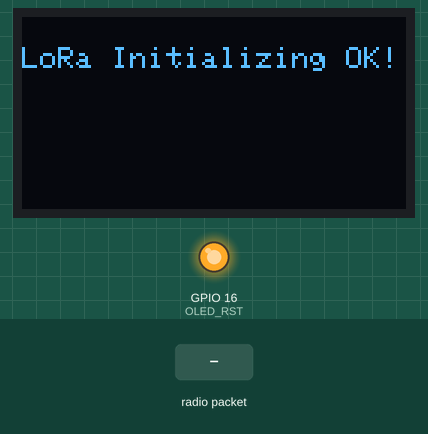
Bench run of a sketch on a simulated ESP32. On the bench: 128×64 one-colour display, output pins drawn as LEDs (lit = HIGH). Inputs (shaded band) come from the test bench. WiFi joins after 1.5 s; servers stay silent unless stated; network time is answered at once with the bench clock; the local clock reads 2024-03-15 10:24:30 at power-on unless the sketch sets it; no radio packets arrive unless stated; web services answer with replies made up by the test bench; what the sketch prints to the serial monitor is not drawn.

Above: at 4.8 s.
4.9 s: radio packet "T" arrives
At 7.1 s:
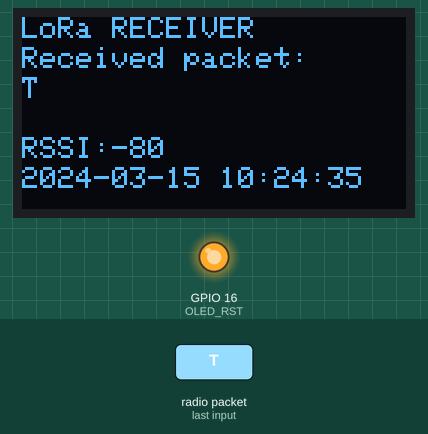
7.4 s: radio packet "1" arrives
At 9.2 s:
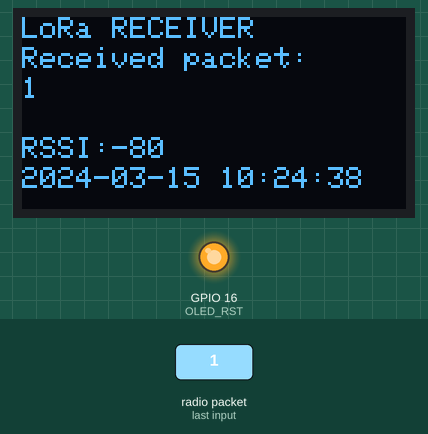
9.9 s: radio packet "T" arrives
At 12.3 s:
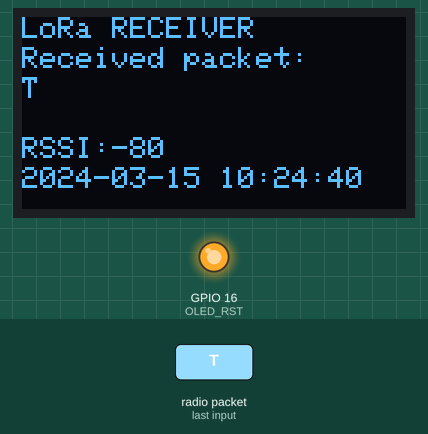
Timing chart, 0 to 13.8 s (numbered marks = the images above; inputs shaded):
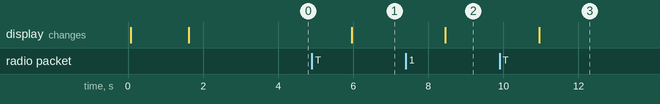

Measured:
- after the input at 4.9 s, the display: changes after 1.1 s (image 1)
- after the input at 7.4 s, the display: changes after 1.1 s (image 2)
- after the input at 9.9 s, the display: changes after 1.1 s (image 3)

The sketch:

ClockRX.ino
```cpp
//wifi and clock
#include <WiFi.h>
#include <NTPClient.h>
#include <WiFiUdp.h>

//LoRa
#include <SPI.h>
#include <LoRa.h>

//OLED Display
#include <Wire.h>
#include <Adafruit_GFX.h>
#include <Adafruit_SSD1306.h>

//Define Pins
#define SCK     5    // GPIO5  -- SX1278's SCK
#define MISO    19   // GPIO19 -- SX1278's MISO
#define MOSI    27   // GPIO27 -- SX1278's MOSI
#define SS      18   // GPIO18 -- SX1278's CS
#define RST     14   // GPIO14 -- SX1278's RESET v1(14) v2(23)
#define DI0     26   // GPIO26 -- SX1278's IRQ(Interrupt Request)
#define BAND    915E6
#define LEDpin  2   // v1(2) v2(25)
#define OLED_SDA 4
#define OLED_SCL 15
#define OLED_RST 16
#define SCREEN_WIDTH 128 // OLED display width, in pixels
#define SCREEN_HEIGHT 64 // OLED display height, in pixels

Adafruit_SSD1306 display(SCREEN_WIDTH, SCREEN_HEIGHT, &Wire, OLED_RST);

String LoRaData;
int rssi;

// Replace with your network credentials
char ssid[]           = ""; //network SSID
const char password[] = ""; //Password

// Replace with your unique IFTTT URL resource
const char* resource = ""; //IFTTT URL

// Maker Webhooks IFTTT
const char* server = "maker.ifttt.com";

// Define NTP Client to get time
WiFiUDP ntpUDP;
NTPClient timeClient(ntpUDP);

// Variables to save date and time
String formattedDate;
String dayStamp;
String timeStamp;

void setup() {
  //reset OLED display via software
  pinMode(OLED_RST, OUTPUT);
  digitalWrite(OLED_RST, LOW);
  delay(20);
  digitalWrite(OLED_RST, HIGH);

  //initialize OLED
  Wire.begin(OLED_SDA, OLED_SCL);
  if(!display.begin(SSD1306_SWITCHCAPVCC, 0x3c, false, false)) { // Address 0x3C for 128x32
    Serial.println(F("SSD1306 allocation failed"));
    for(;;); // Don't proceed, loop forever
  }
  display.clearDisplay();
  display.setTextColor(WHITE);
  display.setTextSize(1);
  display.setCursor(0,10);
  display.print("Connecting to Wifi");
  display.display();

  // Initialize Serial Monitor
  Serial.begin(115200); //MUST ENSURE BAUD TIME MATCHES!!!!!!!!!!!!
  Serial.print("Connecting to ");
  Serial.println(ssid);
  WiFi.begin(ssid, password);
  while (WiFi.status() != WL_CONNECTED) {
    delay(500);
    Serial.print(".");
  }
  // Print local IP address and start web server
  Serial.println("");
  Serial.println("WiFi connected.");
  Serial.println("IP address: ");
  Serial.println(WiFi.localIP());
  // Initialize a NTPClient to get time
  timeClient.begin();
  timeClient.setTimeOffset(28800); //Set offset time in seconds to adjust for your timezone GMT +8 = 28800


  // Initialize LoRa Module
  while (!Serial);
  Serial.println();
  Serial.println("LoRa Receiver Callback");
  SPI.begin(SCK,MISO,MOSI,SS);
  LoRa.setPins(SS,RST,DI0);
  if (!LoRa.begin(BAND)) {
    Serial.println("Starting LoRa failed!");
    while (1);
  }
  Serial.println("LoRa Initializing OK!");

  display.clearDisplay();
  display.setTextColor(WHITE);
  display.setTextSize(1);
  display.setCursor(0,10);
  display.print("LoRa Initializing OK!");
  display.display();
  delay(2000);


}


void loop() {
/*  timeClient.forceUpdate();
  // The formattedDate comes with the following format:
  // 2018-05-28T16:00:13Z
  // We need to extract date and time
  formattedDate = timeClient.getFormattedDate();
  // Extract date
  int splitT = formattedDate.indexOf("T");
  dayStamp = formattedDate.substring(0, splitT);
  Serial.print("DATE: ");
  Serial.println(dayStamp);
  // Extract time
  timeStamp = formattedDate.substring(splitT+1, formattedDate.length()-1);
  Serial.print("Time: ");
  Serial.println(timeStamp); */


  int packetSize = LoRa.parsePacket();
  if (packetSize) {
    Serial.print("Received packet ");
    //read packet
    while (LoRa.available()) {
      LoRaData = LoRa.readString();
      Serial.print(LoRaData);

      //print RSSI of packet
      rssi = LoRa.packetRssi();
      Serial.print(" with RSSI ");
      Serial.println(rssi);
      }
   // Display information
   display.clearDisplay();
   display.setCursor(0,0);
   display.print("LoRa RECEIVER");
   display.setCursor(0,10);
   display.print("Received packet:");
   display.setCursor(0,20);
   display.print(LoRaData);
   display.setCursor(0,40);
   display.print("RSSI:");
   display.setCursor(30,40);
   display.print(rssi);

   //get server time
   timeClient.forceUpdate();
   formattedDate = timeClient.getFormattedDate();
   // Extract date
   int splitT = formattedDate.indexOf("T");
   dayStamp = formattedDate.substring(0, splitT);
   // Extract time
   timeStamp = formattedDate.substring(splitT+1, formattedDate.length()-1);
   display.setCursor(0,50);
   display.print(dayStamp + " ");
   display.print(timeStamp);
   display.display();

   makeIFTTTRequest();

   }
}

void makeIFTTTRequest() {
  Serial.print("Connecting to ");
  Serial.print(server);

  WiFiClient client;
  int retries = 5;
  while(!!!client.connect(server, 80) && (retries-- > 0)) {
    Serial.print(".");
  }
  Serial.println();
  if(!!!client.connected()) {
    Serial.println("Failed to connect...");
  }

  //Splitting the Data Received
  int index = LoRaData.indexOf('=');
  String HValue = LoRaData.substring(2 , 7);
  String TValue = LoRaData.substring(10, 15);
  Serial.print("Request resource: ");
  Serial.println(resource);

  // Send data
  String jsonObject = String("{\"value1\" : \"" + LoRaData.substring(2,7) + "\",\"value2\" : \"" + LoRaData.substring(10,15)+ + "\",\"value3\" : \"" + rssi)+ "\"}";
  Serial.print(jsonObject);
  client.println(String("POST ") + resource + " HTTP/1.1");
  client.println(String("Host: ") + server);
  client.println("Connection: close\r\nContent-Type: application/json");
  client.print("Content-Length: ");
  client.println(jsonObject.length());
  client.println();
  client.println(jsonObject);

  int timeout = 5 * 10; // 5 seconds
  while(!!!client.available() && (timeout-- > 0)){
    delay(100);
  }
  if(!!!client.available()) {
    Serial.println("No response...");
  }
  while(client.available()){
    Serial.write(client.read());
  }

  Serial.println("\nclosing connection");
  client.stop();
}
```
